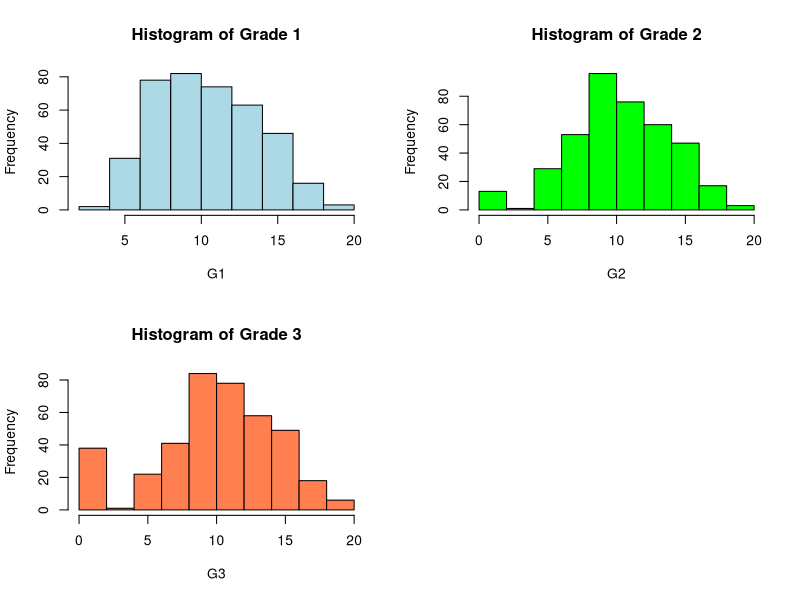
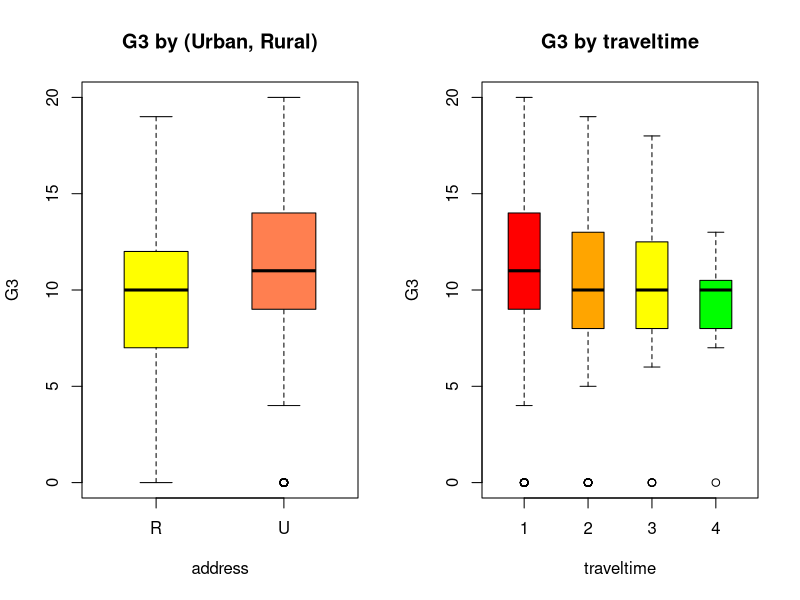
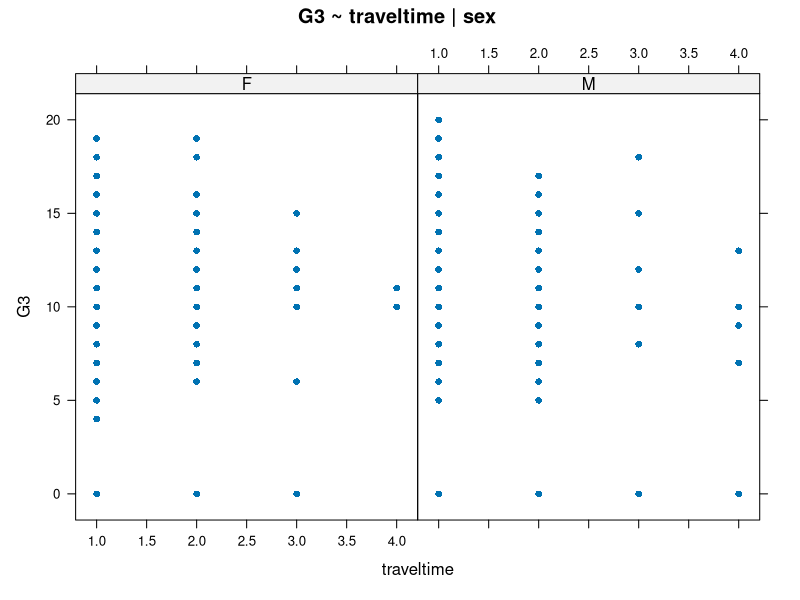
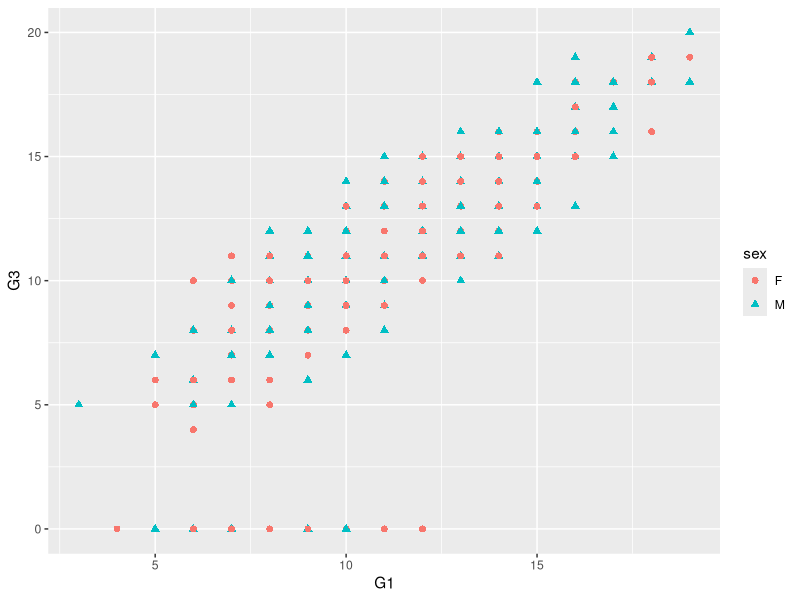
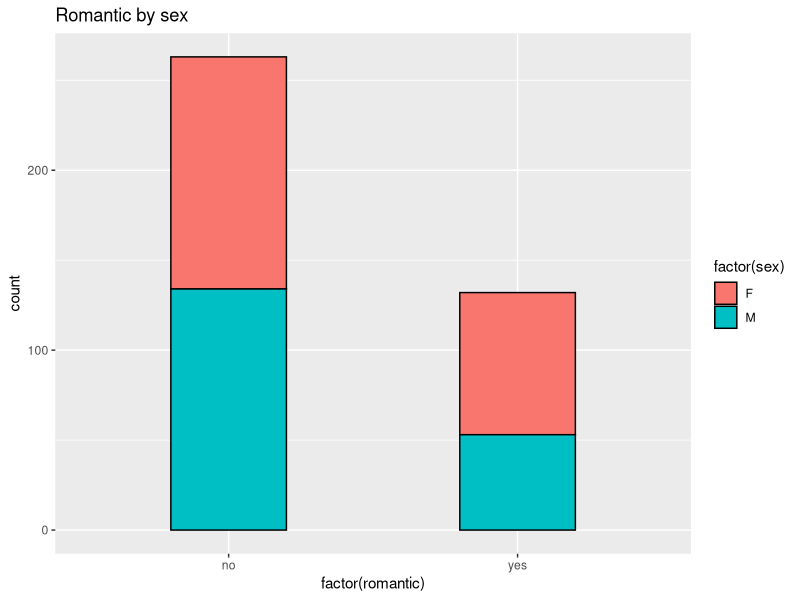
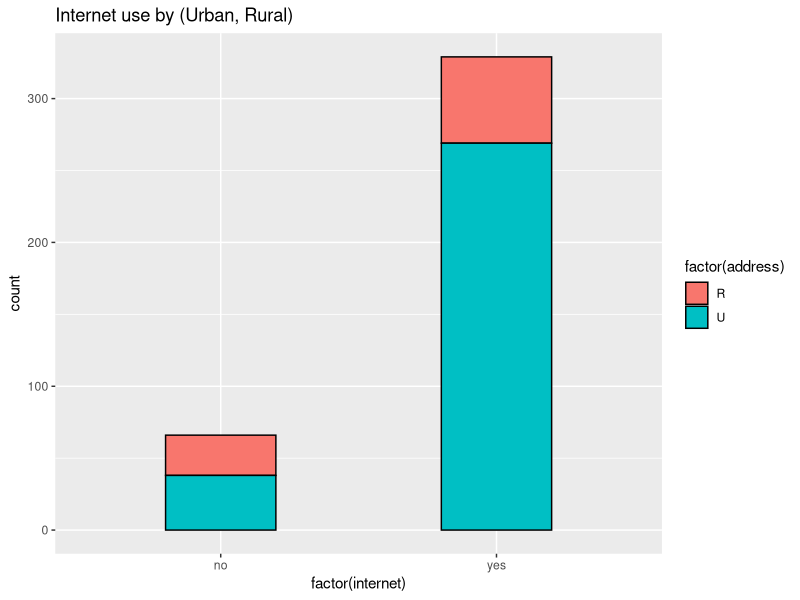
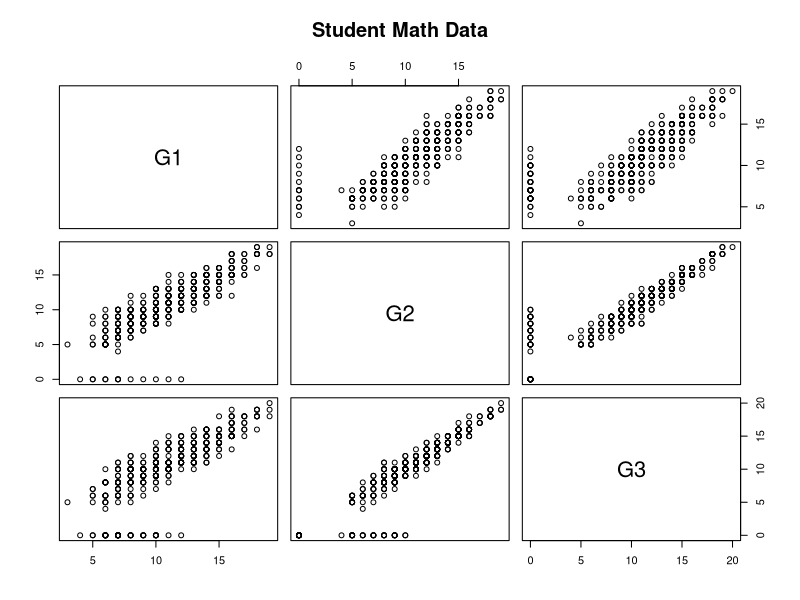

Reproduce these figures in R, in order.
# lec6_3.r
# Data exploration - graphics

# set working directory
setwd("D:/tempstore/moocr")

### student math grade data ####

stud<-read.csv("stud_math.csv")

head(stud)
dim(stud)
str(stud)

attach(stud)

# 1. histogram with color and title, legend
par(mfrow=c(2,2))
hist(G1, breaks = 10, col = "lightblue", main="Histogram of Grade 1" )
hist(G2, breaks = 10, col = "green", main="Histogram of Grade 2" )
hist(G3, breaks = 10, col = "coral", main="Histogram of Grade 3" )

# 2. boxplot
par(mfrow=c(1,2))
boxplot(G3~address, boxwex = 0.5, col = c("yellow", "coral"), main="G3 by (Urban, Rural)")
boxplot(G3~traveltime, boxwex = 0.5, col = c("red","orange","yellow","green"), main="G3 by traveltime")

# 3. xyplot : lattice package 
library(lattice)
xyplot(G3 ~ traveltime | sex , data = stud, pch=16, main = "G3 ~ traveltime | sex ")

# data (G3=0)
s1<-subset(stud, G3==0)
#ggplot(data=s1, aes(factor(s1$address)))+geom_bar(aes(fill=factor(s1$sex)), width=.4, colour="black")+ggtitle("G3=0")
#ggplot(data=s1, aes(factor(s1$internet)))+geom_bar(aes(fill=factor(s1$sex)), width=.4, colour="black")+ggtitle("G3=0")

# 4. scatterplot : ggplot2 package
library(ggplot2)
# scatterplot for G1 and G3 by sex
ggplot(stud, aes(x=G1, y=G3, color=sex, shape=sex)) + 
  geom_point(size=2)

# 5. bar chart : ggplot2 package
# bar chart for romantic by sex
ggplot(data=stud, aes(factor(romantic)))+geom_bar(aes(fill=factor(sex)), width=.4, colour="black")+ ggtitle("Romantic by sex")
# bar chart for internet use by (Urban, Rural)
ggplot(data=stud, aes(factor(internet)))+geom_bar(aes(fill=factor(address)), width=.4, colour="black")+ggtitle("Internet use by (Urban, Rural)")

# 6. pariwise plot
# new variable lists
vars1<-c("G1", "G2", "G3")
# pariwise plot
pairs (stud[vars1], main = "Student Math Data",
       pch = 21,bg = c ("red","green3")[unclass(stud$sex)])


